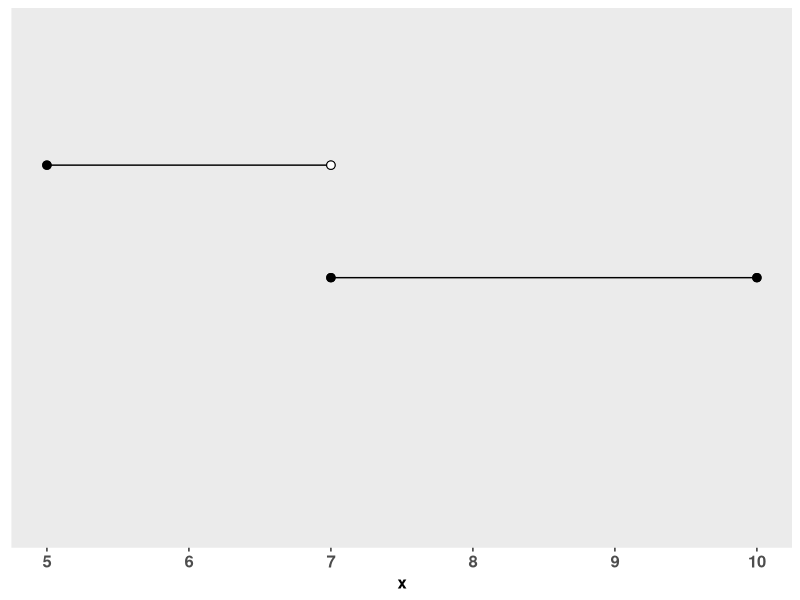
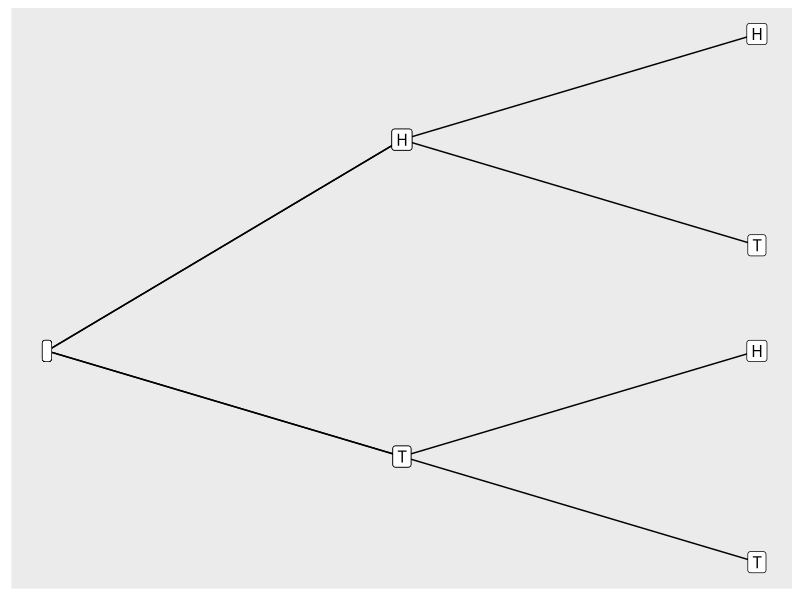

The R script that drew these images, in order:
## ---- chunk 1
x <- c(5,7)
y <- c(.3,.3)
C <- data.frame(x,y)

C2 <- data.frame(x = c(7,10), y = c(.2,.2))

lines <- ggplot2::ggplot(C, ggplot2::aes(x = x, y = y)) +
  ggplot2::geom_line() +
  ggplot2::scale_y_continuous(limits = c(0,1), expand = ggplot2::expansion(c(.1,.1))) +
  ggplot2::geom_line(data = C2, ggplot2::aes(x = x, y = y)) +
  ggplot2::geom_point(x = 7, y = .3, shape = 21, fill = 'white', size = 2.5) +
  ggplot2::geom_point(x = 5, y = .3, shape = 21, fill = 'black', size = 2.5) +
  ggplot2::geom_point(x = 7, y = .2, shape = 21, fill = 'black', size = 2.5) +
  ggplot2::geom_point(x = 10, y = .2, shape = 21, fill = 'black', size = 2.5) +
  ggplot2::theme(axis.ticks.y = ggplot2::element_blank(), 
                 axis.line.y = ggplot2::element_blank(),
                 axis.text.y = ggplot2::element_blank(),
                 axis.title.y = ggplot2::element_blank(),
                 axis.title.x = ggplot2::element_text(size = 12, face = 'bold'),
                 panel.grid.major = ggplot2::element_blank(),
                 panel.grid.minor = ggplot2::element_blank(),
                 axis.text.x = ggplot2::element_text(size = 12, face = 'bold')) +
  ggplot2::coord_cartesian(xlim = c(5,10), ylim = c(0,.4))

print(lines)
## ---- chunk 2
a <- data.frame(x = c(1,2,3,1,2,3,1,2,3,1,2,3), 
                y = c(1,1.5,1.75,1,1.5,1.25,1,.75,1,1,.75,.50),
                grp = c('A','A','A','B','B','B','C','C','C','D','D','D'),
                text = c('','H','H','','H','T','','T','H','','T','T'))
                

ggplot2::ggplot(a, ggplot2::aes(x = x, y = y, group = grp, label = text)) +
  ggplot2::geom_line() +
  ggplot2::geom_point() +
  ggplot2::geom_label() +
  ggplot2::theme(axis.ticks = ggplot2::element_blank(), 
                 axis.line = ggplot2::element_blank(),
                 axis.text = ggplot2::element_blank(),
                 axis.title = ggplot2::element_blank(),
                 panel.grid.major = ggplot2::element_blank(),
                 panel.grid.minor = ggplot2::element_blank())


